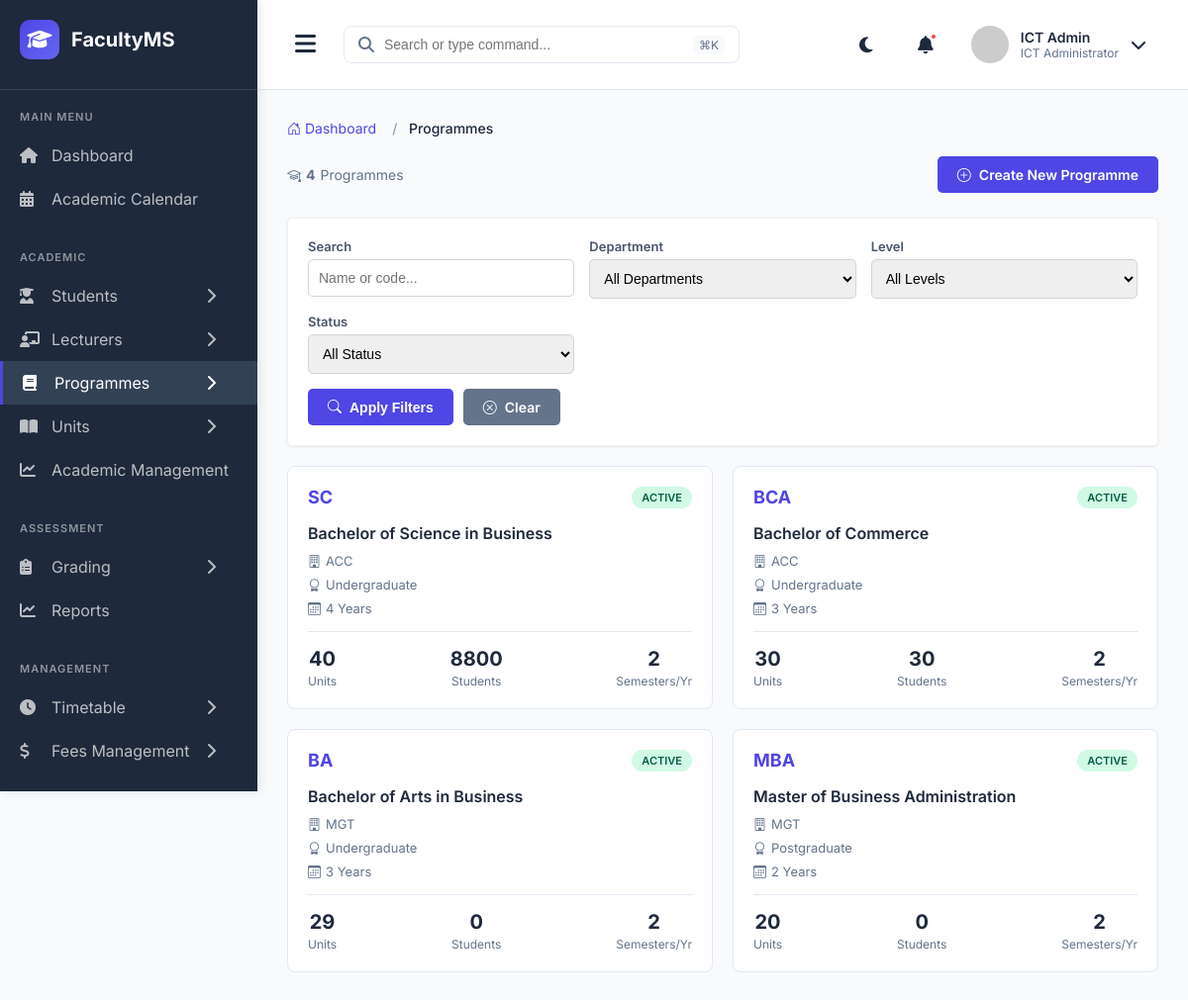
Page /programmes/ (signed in) on the committed database.
### main_application/models.py (models this page shows, shortened)
class User(AbstractUser):
    USER_TYPES = (
        ('STUDENT', 'Student'),
        ('LECTURER', 'Lecturer'),
        ('COD', 'Chairman of Department'),
        ('DEAN', 'Dean'),
        ('ICT_ADMIN', 'ICT Administrator'),
    )
    user_type = models.CharField(max_length=20, choices=USER_TYPES)
    phone_number = models.CharField(max_length=15, blank=True, null=True)
    profile_picture = models.ImageField(upload_to='profiles/', blank=True, null=True)
    is_active_user = models.BooleanField(default=True)
    date_joined = models.DateTimeField(auto_now_add=True)
    class Meta:
        db_table = 'users'

class Programme(models.Model):
    PROGRAMME_LEVELS = (
        ('CERTIFICATE', 'Certificate'),
        ('DIPLOMA', 'Diploma'),
        ('BACHELORS', 'Bachelor\'s Degree'),
        ('MASTERS', 'Master\'s Degree'),
        ('PHD', 'Doctor of Philosophy'),
    )
    DURATION_YEARS = (
        (1, '1 Year'),
        (2, '2 Years'),
        (3, '3 Years'),
        (4, '4 Years'),
        (5, '5 Years'),
    )
    SEMESTERS_PER_YEAR = (
        (2, '2 Semesters'),
        (3, '3 Semesters'),
    )
    name = models.CharField(max_length=200)
    code = models.CharField(max_length=20, unique=True)
    level = models.CharField(max_length=20, choices=PROGRAMME_LEVELS)
    department = models.ForeignKey(Department, on_delete=models.CASCADE, related_name='programmes')
    duration_years = models.IntegerField(choices=DURATION_YEARS)
    semesters_per_year = models.IntegerField(choices=SEMESTERS_PER_YEAR, default=2)
    description = models.TextField(blank=True)
    is_active = models.BooleanField(default=True)
    created_at = models.DateTimeField(auto_now_add=True)
    class Meta:
        db_table = 'programmes'
        ordering = ['level', 'name']

class Department(models.Model):
    name = models.CharField(max_length=200)
    code = models.CharField(max_length=20, unique=True)
    description = models.TextField(blank=True)
    head_of_department = models.ForeignKey(User, on_delete=models.SET_NULL, null=True, blank=True,
                                           related_name='headed_departments', limit_choices_to={'user_type': 'COD'})
    created_at = models.DateTimeField(auto_now_add=True)
    class Meta:
        db_table = 'departments'
        ordering = ['name']

### main_application/views.py (the view)
# urls.py: path('programmes/', views.programme_list, name='programme_list'),
@login_required
@user_passes_test(is_admin)
def programme_list(request):
    department_id = request.GET.get('department', '')
    level = request.GET.get('level', '')
    status = request.GET.get('status', '')
    search = request.GET.get('search', '')
    programmes = Programme.objects.select_related(
        'department'
    ).annotate(
        student_count=Count('students', filter=Q(students__is_active=True)),
        unit_count=Count('programme_units', distinct=True)
    ).all()
    if department_id:
        programmes = programmes.filter(department_id=department_id)
    if level:
        programmes = programmes.filter(level=level)
    if status == 'active':
        programmes = programmes.filter(is_active=True)
    elif status == 'inactive':
        programmes = programmes.filter(is_active=False)
    if search:
        programmes = programmes.filter(
            Q(name__icontains=search) |
            Q(code__icontains=search) |
            Q(description__icontains=search)
        )
    departments = Department.objects.all().order_by('name')
    programme_levels = Programme.PROGRAMME_LEVELS
    context = {
        'programmes': programmes,
        'departments': departments,
        'programme_levels': programme_levels,
        'selected_department': department_id,
        'selected_level': level,
        'selected_status': status,
        'search_query': search,
        'total_programmes': programmes.count(),
    }
    return render(request, 'admin/programme_list.html', context)

### templates/admin/programme_list.html (shortened to what this page needs)
{% extends 'admin_base.html' %}
{% load static %}
{% block extra_css %}
<link rel="stylesheet" href="https://cdn.jsdelivr.net/npm/bootstrap-icons@1.10.0/font/bootstrap-icons.css">
<link rel='stylesheet' href='{% static 'css/programme_list.css' %}'>
{% endblock %}
{% block content %}
<nav aria-label="breadcrumb">
    <ol class="breadcrumb">
        <li class="breadcrumb-item"><a href="{% url 'admin_dashboard' %}"><i class="bi bi-house-door"></i> Dashboard</a></li>
        <li class="breadcrumb-item active" aria-current="page">Programmes</li>
    </ol>
</nav>
<div class="header-section">
    <div class="page-stats">
        <span class="stat-item">
            <i class="bi bi-mortarboard"></i>
            <strong>{{ total_programmes }}</strong> Programme{{ total_programmes|pluralize }}
        </span>
    </div>
    <a href="{% url 'programme_create' %}" class="btn btn-primary">
        <i class="bi bi-plus-circle"></i> Create New Programme
    </a>
</div>
<div class="filters-section">
    <form method="get" action="{% url 'programme_list' %}">
        <div class="filters-grid">
            <div class="filter-group">
                <label class="filter-label">Search</label>
                <input type="text" name="search" class="filter-input" placeholder="Name or code..." value="{{ search_query }}">
            </div>
            <div class="filter-group">
                <label class="filter-label">Department</label>
                <select name="department" class="filter-select">
                    <option value="">All Departments</option>
                </select>
            </div>
            <div class="filter-group">
                <label class="filter-label">Level</label>
                <select name="level" class="filter-select">
                    <option value="">All Levels</option>
                </select>
            </div>
            <div class="filter-group">
                <label class="filter-label">Status</label>
                <select name="status" class="filter-select">
                    <option value="">All Status</option>
                </select>
            </div>
        </div>
        <div class="filter-actions">
            <button type="submit" class="btn btn-primary">
                <i class="bi bi-search"></i> Apply Filters
            </button>
            <a href="{% url 'programme_list' %}" class="btn btn-secondary">
                <i class="bi bi-x-circle"></i> Clear
            </a>
        </div>
    </form>
</div>
{% if programmes %}
<div class="programmes-grid">
    {% for programme in programmes %}
    <a href="{% url 'programme_detail' programme.code %}" class="programme-card">
        <div class="programme-card-header">
            <div class="programme-code">{{ programme.code }}</div>
            {% if programme.is_active %}
            <span class="badge badge-success">Active</span>
            {% else %}
            <span class="badge badge-danger">Inactive</span>
            {% endif %}
        </div>
        <div class="programme-name">{{ programme.name }}</div>
        <div class="programme-meta">
            <span class="meta-row">
                <i class="bi bi-building"></i>
                {{ programme.department.code }}
            </span>
            <span class="meta-row">
                <i class="bi bi-award"></i>
                {{ programme.get_level_display }}
            </span>
            <span class="meta-row">
                <i class="bi bi-calendar3"></i>
                {{ programme.duration_years }} Year{{ programme.duration_years|pluralize }}
            </span>
        </div>
        <div class="programme-stats">
            <div class="stat">
                <div class="stat-value">{{ programme.unit_count }}</div>
                <div class="stat-label">Units</div>
            </div>
            <div class="stat">
                <div class="stat-value">{{ programme.student_count }}</div>
                <div class="stat-label">Students</div>
            </div>
            <div class="stat">
                <div class="stat-value">{{ programme.semesters_per_year }}</div>
                <div class="stat-label">Semesters/Yr</div>
            </div>
        </div>
    </a>
    {% endfor %}
</div>
{% endif %}
{% endblock %}

### templates/admin_base.html (shortened to what this page needs)
{% load static %}
<!DOCTYPE html>
<html lang="en">
<head>
    <link rel="stylesheet" href="https://cdnjs.cloudflare.com/ajax/libs/font-awesome/6.4.0/css/all.min.css">
    {% block extra_css %}{% endblock %}
</head>
<body>
    <div class="sidebar" id="sidebar">
        <div class="sidebar-header">
            <div class="logo">
                <i class="fas fa-graduation-cap"></i>
            </div>
            <span class="logo-text">FacultyMS</span>
        </div>
        <div class="menu-section">
            <div class="menu-title">Main Menu</div>
            <a href="{% url 'admin_dashboard'%}" class="menu-item {% if request.resolver_match.url_name == 'admin_dashboard' %}active{% endif %}">
                <i class="fas fa-home"></i>
                <span>Dashboard</span>
            </a>
            <a href="{% url 'admin_academic_calendar'%}" class="menu-item {% if request.resolver_match.url_name == 'admin_academic_calendar' %}active{% endif %}">
                <i class="fas fa-calendar-alt"></i>
                <span>Academic Calendar</span>
            </a>
        </div>
        <div class="menu-section">
            <div class="menu-title">Academic</div>
            <div class="menu-item has-submenu {% if 'student' in request.resolver_match.url_name %}active{% endif %}" data-submenu="students">
                <i class="fas fa-user-graduate"></i>
                <span>Students</span>
                <i class="fas fa-chevron-right arrow"></i>
            </div>
            <div class="menu-item has-submenu {% if 'lecturer' in request.resolver_match.url_name %}active{% endif %}" data-submenu="lecturers">
                <i class="fas fa-chalkboard-teacher"></i>
                <span>Lecturers</span>
                <i class="fas fa-chevron-right arrow"></i>
            </div>
            <div class="menu-item has-submenu {% if 'programme' in request.resolver_match.url_name or 'departments' in request.resolver_match.url_name %}active{% endif %}" data-submenu="programmes">
                <i class="fas fa-book"></i>
                <span>Programmes</span>
                <i class="fas fa-chevron-right arrow"></i>
            </div>
            <div class="menu-item has-submenu {% if 'units' in request.resolver_match.url_name %}active{% endif %}" data-submenu="units">
                <i class="fas fa-book-open"></i>
                <span>Units</span>
                <i class="fas fa-chevron-right arrow"></i>
            </div>
             <a href="{% url 'academic_management'%}" class="menu-item {% if request.resolver_match.url_name == 'academic_management' %}active{% endif %}">
                <i class="fas fa-chart-line"></i>
                <span>Academic Management</span>
            </a>
        </div>
        <div class="menu-section">
            <div class="menu-title">Assessment</div>
            <div class="menu-item has-submenu {% if 'grading' in request.resolver_match.url_name or 'marks' in request.resolver_match.url_name or 'assessment' in request.resolver_match.url_name %}active{% endif %}" data-submenu="grading">
                <i class="fas fa-clipboard-list"></i>
                <span>Grading</span>
                <i class="fas fa-chevron-right arrow"></i>
            </div>
            <a href="{% url 'admin_reports'%}" class="menu-item {% if request.resolver_match.url_name == 'admin_reports' %}active{% endif %}">
                <i class="fas fa-chart-line"></i>
                <span>Reports</span>
            </a>
        </div>
        <div class="menu-section">
            <div class="menu-title">Management</div>
            <div class="menu-item has-submenu {% if 'timetable' in request.resolver_match.url_name or 'venues' in request.resolver_match.url_name %}active{% endif %}" data-submenu="timetable">
                <i class="fas fa-clock"></i>
                <span>Timetable</span>
                <i class="fas fa-chevron-right arrow"></i>
            </div>
            <div class="menu-item has-submenu {% if 'fees' in request.resolver_match.url_name %}active{% endif %}" data-submenu="fees">
                <i class="fas fa-dollar-sign"></i>
                <span>Fees Management</span>
                <i class="fas fa-chevron-right arrow"></i>
            </div>
        </div>
    </div>
    <div class="main-content" id="mainContent">
        <div class="header">
            <div class="header-left">
                <button class="menu-toggle" id="menuToggle">
                    <i class="fas fa-bars"></i>
                </button>
                <div class="search-bar">
                    <i class="fas fa-search"></i>
                    <input type="text" placeholder="Search or type command...">
                    <span class="shortcut">⌘K</span>
                </div>
            </div>
            <div class="header-right">
                <div class="header-icon">
                    <i class="fas fa-moon"></i>
                </div>
                <div class="header-icon notification-icon">
                    <i class="fas fa-bell"></i>
                    <span class="notification-badge"></span>
                </div>
                <div class="user-profile">
                    <img src="https://ui-avatars.com/api/?name=Admin+User&background=4F46E5&color=fff" alt="User" class="user-avatar">
                    <div class="user-info">
                        <span class="user-name">{{ user.get_full_name|default:"Admin User" }}</span>
                        <span class="user-role">{{ user.get_user_type_display|default:"Administrator" }}</span>
                    </div>
                    <i class="fas fa-chevron-down"></i>
                </div>
            </div>
        </div>
        <div class="content">
            {% block content %}{% endblock %}
        </div>
    </div>
</body>
</html>

### rows in the picture
User: get_full_name "ICT Admin", user_type "ICT Administrator"
Programme: code "SC", is_active "ACTIVE", name "Bachelor of Science in Business", department.code "ACC", level "Undergraduate", duration_years "4", unit_count "40", student_count "8800", semesters_per_year "2"
Programme: code "BCA", is_active "ACTIVE", name "Bachelor of Commerce", department.code "ACC", level "Undergraduate", duration_years "3", unit_count "30", student_count "30", semesters_per_year "2"
Programme: code "BA", is_active "ACTIVE", name "Bachelor of Arts in Business", department.code "MGT", level "Undergraduate", duration_years "3", unit_count "29", student_count "0", semesters_per_year "2"
Programme: code "MBA", is_active "ACTIVE", name "Master of Business Administration", department.code "MGT", level "Postgraduate", duration_years "2", unit_count "20", student_count "0", semesters_per_year "2"

### other values in the picture
{{ total_programmes }} "4"
